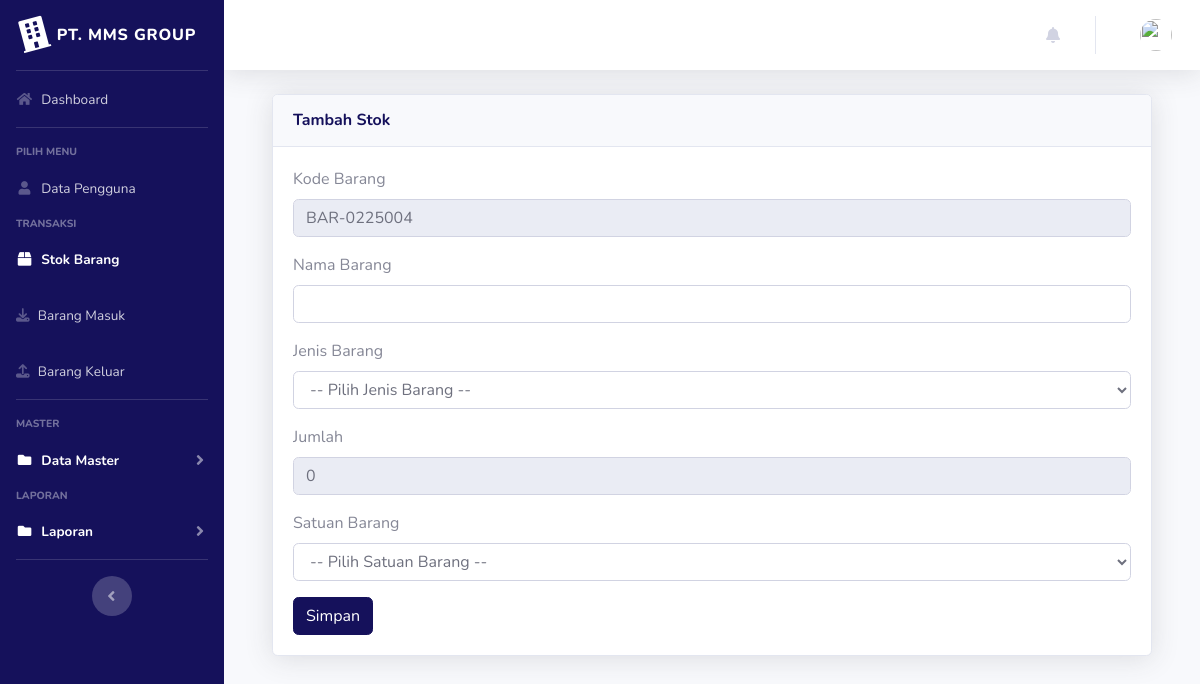
Page /index.php?page=gudang&aksi=tambahgudang (signed in) on the earlier database version.
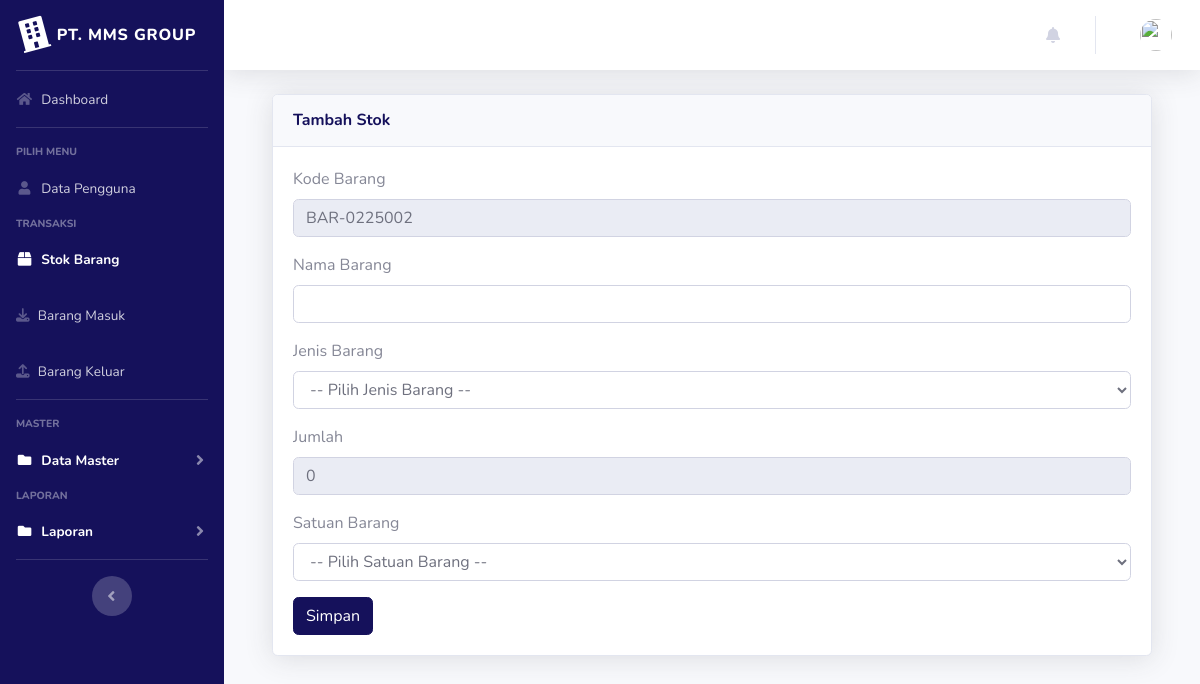
Same page on the later database version.
### tables this page shows
CREATE TABLE `gudang` (
  `id` int NOT NULL AUTO_INCREMENT,
  `kode_barang` varchar(100) NOT NULL,
  `nama_barang` varchar(100) NOT NULL,
  `jenis_barang` varchar(100) NOT NULL,
  `jumlah` double NOT NULL,
  `satuan` varchar(100) NOT NULL,
  `harga_rata` bigint NOT NULL,
  `total_nilai_stok` bigint NOT NULL,
  PRIMARY KEY (`id`)
);

### page/gudang/tambahgudang.php (the view, shortened to what this page needs)
<?php
$koneksi = new mysqli("127.0.0.1", "root", "", "inventori");
$no = mysqli_query($koneksi, "select kode_barang from gudang order by kode_barang desc");
$kdbarang = mysqli_fetch_array($no);
$kode = $kdbarang['kode_barang'];
$urut = substr($kode, 8, 3);
$tambah = (int) $urut + 1;
$bulan = date("m");
$tahun = date("y");
if (strlen($tambah) == 1) {
	$format = "BAR-" . $bulan . $tahun . "00" . $tambah;
} else if (strlen($tambah) == 2) {
	$format = "BAR-" . $bulan . $tahun . "0" . $tambah;
} else {
	$format = "BAR-" . $bulan . $tahun . $tambah;
}
$jumlah = 0;
?>
<div class="container-fluid">
	<div class="card shadow mb-4">
		<div class="card-header py-3">
			<h6 class="m-0 font-weight-bold text-primary">Tambah Stok</h6>
		</div>
		<div class="card-body">
			<div class="table-responsive">
				<div class="body">
					<form method="POST" enctype="multipart/form-data">
						<label for="">Kode Barang</label>
						<div class="form-group">
							<div class="form-line">
								<input type="text" name="kode_barang" class="form-control" id="kode_barang" value="<?php echo $format; ?>" readonly />
							</div>
						</div>
						<label for="">Nama Barang</label>
						<div class="form-group">
							<div class="form-line">
								<input type="text" name="nama_barang" class="form-control" />
							</div>
						</div>
						<label for="">Jenis Barang</label>
						<div class="form-group">
							<div class="form-line">
								<select name="jenis_barang" class="form-control" />
								<option value="">-- Pilih Jenis Barang --</option>
							</div>
						</div>
						<label for="">Jumlah</label>
						<div class="form-group">
							<div class="form-line">
								<input type="text" name="jumlah" class="form-control" id="jumlah" value="<?php echo $jumlah; ?>" readonly />
							</div>
						</div>
						<label for="">Satuan Barang</label>
						<div class="form-group">
							<div class="form-line">
								<select name="satuan" class="form-control" />
								<option value="">-- Pilih Satuan Barang --</option>
							</div>
						</div>
						<input type="submit" name="simpan" value="Simpan" class="btn btn-primary">
					</form>

Differences in the rows shown:
removed gudang: kode_barang "BAR-0225004"
added gudang: kode_barang "BAR-0225002"
